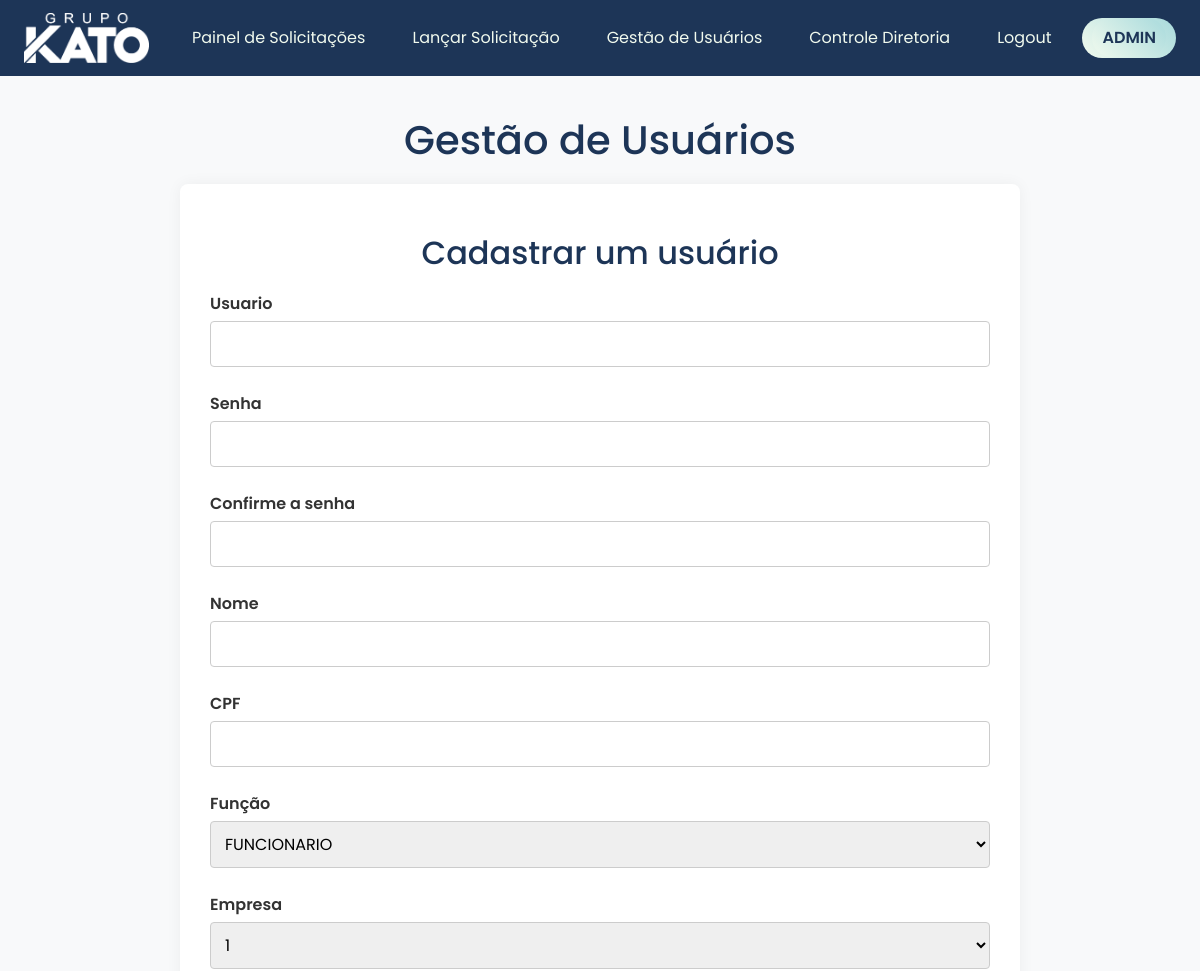
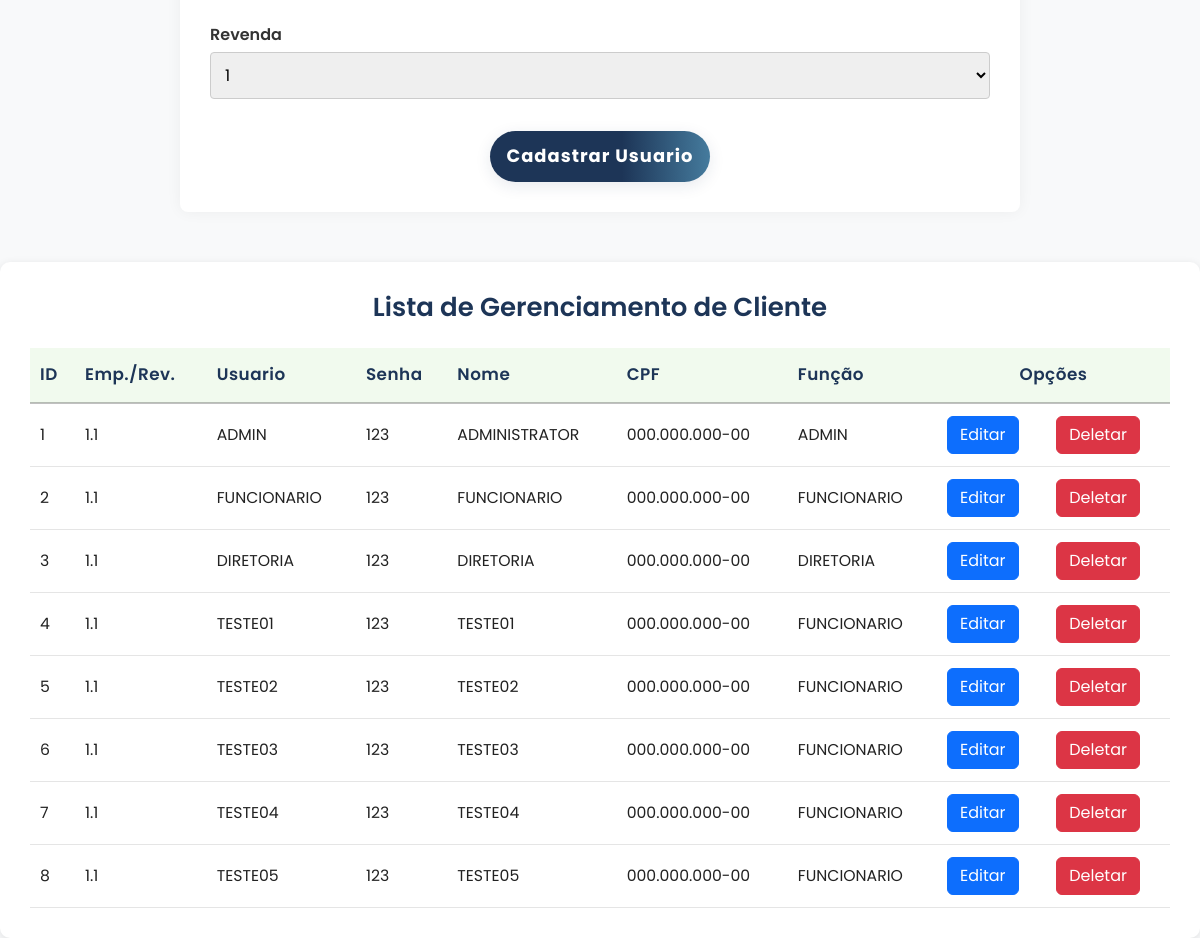
The page /gestao-usuarios/ (signed in) on the database its author committed (2 pictures, top to bottom).
### models/database.py (models this page shows)
class Usuarios(UserMixin, Model):
    USUARIO = CharField(unique=True)
    SENHA = CharField()
    NOME = CharField()
    CPF = CharField()
    FUNCAO = CharField()
    EMPRESA = IntegerField()
    REVENDA = IntegerField()
    class Meta:
        database = db

### routes/blueprint_gestao_usuarios.py (the view)
@blueprint_gestao_usuarios.route('/')
@login_required
@role_required('ADMIN')
def gestao_usuarios():
    query = Usuarios.select().order_by(Usuarios.id)
    return render_template('gestao_usuarios.html', usuario_logado=current_user.USUARIO, usuarios=query)

### main.py (called while the page is built)
@login_manager.user_loader
def load_user(user_id):
    try:
        return Usuarios.get(Usuarios.id == int(user_id))
    except Usuarios.DoesNotExist:
        return None

### templates/gestao_usuarios.html (shortened to what this page needs)
<!DOCTYPE html>
<html lang="pt-br">
<head>
    <link href="https://cdn.jsdelivr.net/npm/bootstrap@5.3.0/dist/css/bootstrap.min.css" rel="stylesheet">
    <link rel="stylesheet" href="{{ url_for('static', filename='css/gestao_usuarios.css') }}">
</head>
<body>
    <header>
        <nav class="navbar navbar-light bg-dark px-4">
            <a class="navbar-brand" href="{{ url_for('blueprint_painel_solicitacoes.painel_solicitacoes') }}"><img src="{{ url_for('static', filename='img/Logo - Grupo Kato Branco.png') }}" alt="Logo KATO"></a>
            <ul class="nav">
                <li class="nav-item">
                    <a class="nav-link text-white" href="{{ url_for('blueprint_painel_solicitacoes.painel_solicitacoes') }}">Painel de Solicitações</a>
                </li>
                <li class="nav-item">
                    <a class="nav-link text-white" href="{{ url_for('blueprint_lancar_solicitacao.lancar_solicitacao') }}">Lançar Solicitação</a>
                </li>
                {% if current_user.FUNCAO == 'ADMIN' %}
                    <li class="nav-item">
                        <a class="nav-link text-white" href="{{ url_for('blueprint_gestao_usuarios.gestao_usuarios') }}">Gestão de Usuários</a>
                    </li>
                {% endif %}
                {% if current_user.FUNCAO == 'ADMIN' or current_user.FUNCAO == 'DIRETORIA' %}
                    <li class="nav-item">
                        <a class="nav-link text-white" href="{{ url_for('blueprint_controle_diretoria.controle_diretoria') }}">Controle Diretoria</a>
                    </li>
                {% endif %}
                <li class="nav-item">
                    <a class="nav-link text-white" href="{{ url_for('blueprint_principal.logout') }}">Logout</a>
                </li>
                <li class="user">
                    <a class="user" href="">{{ usuario_logado }}</a>
                </li>
            </ul>
        </nav>
    </header>
    <main>
        <h1 class="titulo-gestao">Gestão de Usuários</h1>
        <form action="{{ url_for('blueprint_gestao_usuarios.cadastrar_usuario') }}" method="POST" class="formulario">
            <h2 class="sub-titulo">Cadastrar um usuário</h2>
            <label for="usuario_id" class="label-usuario">Usuario</label>
            <input type="text" id="usuario_id" name="usuario" class="input-usuario">
            <label for="senha_id" class="label-senha">Senha</label>
            <input type="password" id="senha_id" name="senha" class="input-senha">
            <label for="confirma_senha_id" class="label-confirma-senha">Confirme a senha</label>
            <input type="password" id="confirma_senha_id" name="confirma_senha" class="input-confirma-senha">
            <label for="nome_id" class="label-nome">Nome</label>
            <input type="text" id="nome_id" name="nome" class="input-nome">
            <label for="cpf_id" class="label-cpf">CPF</label>
            <input type="text" id="cpf_id" name="cpf" class="input-cpf">
            <label for="funcao_id" class="label-funcao">Função</label>
            <select name="funcao" id="funcao_id" class="input-funcao">
                <option value="FUNCIONARIO">FUNCIONARIO</option>
            </select>
            <label for="empresa_id" class="label-empresa">Empresa</label>
            <select name="empresa" id="empresa_id">
                <option value="1">1</option>
            </select>
            <label for="revenda_id" class="label-revenda">Revenda</label>
            <select name="revenda" id="revenda_id">
            </select>
            <input type="submit" class="botao-enviar" value="Cadastrar Usuario">
        </form>
        <div class="container-lista">
            <h1>Lista de Gerenciamento de Cliente</h1>
            <table class="tabela">
                <thead class="tabela-head">
                    <tr>
                        <th>ID</th>
                        <th>Emp./Rev.</th>
                        <th>Usuario</th>
                        <th>Senha</th>
                        <th>Nome</th>
                        <th>CPF</th>
                        <th>Função</th>
                        <th colspan="2" class="opcoes">Opções</th>
                    </tr>
                </thead>
                <tbody class="tabela-body">
                    {% for u in usuarios %}
                        <tr>
                            <td>{{ u.id }}</td>
                            <td>{{ u.EMPRESA }}.{{ u.REVENDA }}</td>
                            <td>{{ u.USUARIO }}</td>
                            <td>{{ u.SENHA }}</td>
                            <td>{{ u.NOME }}</td>
                            <td>{{ u.CPF }}</td>
                            <td>{{ u.FUNCAO }}</td>
                            <td>
                                <a href="{{ url_for('blueprint_gestao_usuarios.editar_usuario', id=u.id) }}" class="btn btn-primary">Editar</a>
                            </td>
                            <td>
                                <button class="btn btn-danger" data-bs-toggle="modal" data-bs-target="#confirmModal{{ u.id }}">Deletar</button>
                            </td>
                        </tr>
                    {% endfor %}
                </tbody>
            </table>
        </div>
    </main>
</body>
</html>

### static/css/gestao_usuarios.css (style rules this page uses)
:root { --primary-color: #1d3557; --secondary-color: #f1faee; }
* { font-family: 'Poppins', sans-serif; }
body, html { margin: 0; padding: 0; background-color: #f8f9fa; }
.nav { display: flex; gap: 15px; list-style: none; padding: 0; margin: 0; }
.navbar { background-color: var(--primary-color) !important; }
.navbar-brand img { max-height: 50px; width: auto; margin-right: 10px; }
.navbar-brand { font-weight: bold; font-size: 1.5rem; color: var(--secondary-color) !important; }
.nav-link { color: var(--secondary-color) !important; transition: color 0.3s ease; }
.user { text-decoration: none; color: var(--primary-color); font-weight: 600; font-size: 1rem; text-transform: uppercase; padding: 8px 10px; border-radius: 20px; background: linear-gradient(45deg, #f1faee, #a8dadc); transition: all 0.3s ease; }
.titulo-gestao { text-align: center; margin: 40px 0 20px 0; color: #1d3557; }
.formulario { width: 70%; margin: 0 auto 50px; padding: 30px; background-color: #ffffff; border-radius: 8px; box-shadow: 0 0 15px rgba(0, 0, 0, 0.05); }
.sub-titulo { text-align: center; margin: 20px 0; color: #1d3557; }
.formulario label { display: block; margin-top: 15px; margin-bottom: 5px; font-weight: 600; color: #333; }
#usuario_id { text-transform: uppercase; }
.formulario input[type="text"], .formulario input[type="password"], .formulario select { width: 100%; padding: 10px; font-size: 1rem; border: 1px solid #ccc; border-radius: 4px; margin-bottom: 10px; }
.botao-enviar { width: 220px; display: block; margin: 22px auto 0 auto; padding: 12px 0; background: linear-gradient(90deg, #1d3557 60%, #457b9d 100%); color: #fff; border: none; border-radius: 30px; font-size: 1.12rem; font-weight: 700; cursor: pointer; letter-spacing: 1px; box-shadow: 0 4px 16px rgba(29,53,87,0.10); transition: background 0.2s, transform 0.15s, box-shadow 0.2s; }
.container-lista { max-width: 1200px; margin: 0 auto; padding: 30px; background-color: #fff; border-radius: 10px; box-shadow: 0 2px 8px rgba(0, 0, 0, 0.1); overflow-x: auto; }
.container-lista h1 { text-align: center; margin-bottom: 25px; font-size: 26px; font-weight: 600; color: var(--primary-color); }
.tabela { width: 100%; min-width: 900px; border-collapse: collapse; border-radius: 8px; overflow-x: auto; }
.tabela th { background-color: var(--secondary-color); color: var(--primary-color); font-weight: 600; padding: 14px 10px; text-align: left; border-bottom: 2px solid rgba(38, 38, 38, 0.287); font-size: 1.05rem; letter-spacing: 0.5px; }
.tabela td { padding: 12px 10px; background: #fff; color: #222; font-size: 0.98rem; border-bottom: 1px solid #e5e5e5; vertical-align: middle; transition: background 0.2s; }
.tabela .opcoes { text-align: center; margin-right: 5px; }

### rows shown on the page
Usuarios: USUARIO "ADMIN", id "1", EMPRESA "1", REVENDA "1", SENHA "123", NOME "ADMINISTRATOR", CPF "000.000.000-00", FUNCAO "ADMIN"
Usuarios: id "2", EMPRESA "1", REVENDA "1", USUARIO "FUNCIONARIO", SENHA "123", NOME "FUNCIONARIO", CPF "000.000.000-00", FUNCAO "FUNCIONARIO"
Usuarios: id "3", EMPRESA "1", REVENDA "1", USUARIO "DIRETORIA", SENHA "123", NOME "DIRETORIA", CPF "000.000.000-00", FUNCAO "DIRETORIA"
Usuarios: id "4", EMPRESA "1", REVENDA "1", USUARIO "TESTE01", SENHA "123", NOME "TESTE01", CPF "000.000.000-00", FUNCAO "FUNCIONARIO"
Usuarios: id "5", EMPRESA "1", REVENDA "1", USUARIO "TESTE02", SENHA "123", NOME "TESTE02", CPF "000.000.000-00", FUNCAO "FUNCIONARIO"
Usuarios: id "6", EMPRESA "1", REVENDA "1", USUARIO "TESTE03", SENHA "123", NOME "TESTE03", CPF "000.000.000-00", FUNCAO "FUNCIONARIO"
Usuarios: id "7", EMPRESA "1", REVENDA "1", USUARIO "TESTE04", SENHA "123", NOME "TESTE04", CPF "000.000.000-00", FUNCAO "FUNCIONARIO"
Usuarios: id "8", EMPRESA "1", REVENDA "1", USUARIO "TESTE05", SENHA "123", NOME "TESTE05", CPF "000.000.000-00", FUNCAO "FUNCIONARIO"
